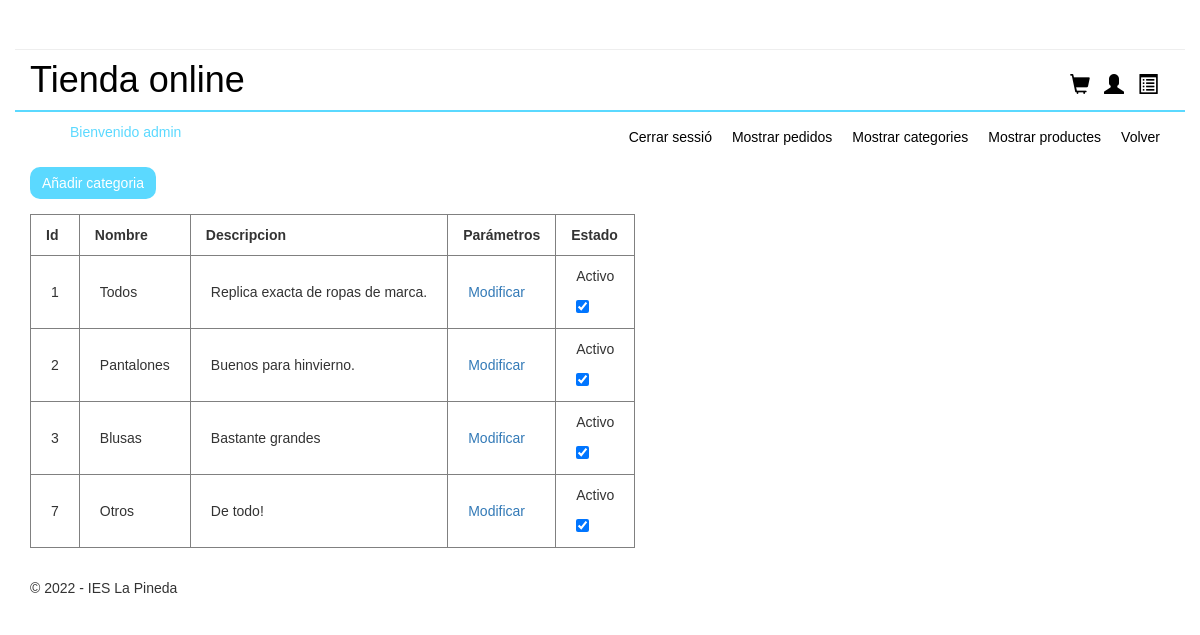
/admin/admin.php?controller=Administrador&action=iniciarVistaCategorias (signed in), run on the app's committed database.
### tables this page shows
CREATE TABLE `categorias` (
  `id_categoria` int(255) NOT NULL,
  `nombre` varchar(255) NOT NULL,
  `descripcion` varchar(255) NOT NULL,
  `isactive` int(1) NOT NULL
);

### admin/controllers/AdministradorController.php (called while the page is built, shortened)
<?php
class AdministradorController
{
    public function iniciarVistaCategorias()
    {
        require_once "./models/administrador.php";
        $administrador = new Administrador();
        $todasLasCategorias = $administrador->mostrarCategorias();
        require_once "./views/mostrarCategorias.php";
    }
}

### models/database.php (called while the page is built, shortened)
<?php
class Database{
    public function __construct(){
        $servername = "localhost";
        $dbname= "botiga";
        $username = "root";
        $password = "";
		$this->db = new PDO("mysql:host=$servername;dbname=$dbname",$username, $password);
    }
}

### admin/models/administrador.php (called while the page is built, shortened)
<?php
require_once("../models/database.php");
class Administrador extends Database
{
    function mostrarCategorias()
    {
        $stmt = $this->db->prepare("SELECT * FROM categorias");
        $categories = array();
        if ($stmt->execute()) {
            while ($row = $stmt->fetch(PDO::FETCH_ASSOC)) {
                $categories[] = $row;
            }
        }
        return $categories;
    }
}

### admin/views/mostrarCategorias.php (the view, shortened to what this page needs)
<?php
  if ($_SESSION['role'] == 'admin') {
    echo "<a id='añadir_categoria' href='admin.php?controller=Administrador&action=iniciarAltaCategoria' class='btn btn-primary'>Añadir categoria</a>";
    echo "<table border='1' id='tablacategorias'>";
    echo "<tr>";
    echo "<th>Id</th>";
    echo "<th>Nombre</th>";
    echo "<th>Descripcion</th>";
    echo "<th>Parámetros</th>";
    echo "<th>Estado</th>";
    echo "</tr>";
    foreach ($todasLasCategorias as $categoria) {
      echo "<tr>";
      echo "<td>".$categoria['id_categoria']."</td>";
      echo "<td>". $categoria['nombre'] . "</td>";
      echo "<td>".$categoria['descripcion'] . "</td>";
      echo "<td><a href='?controller=Administrador&action=iniciarModificarCategoria&id_categoria=".$categoria['id_categoria']."'>Modificar</a></td>";
      echo "<td>";
      if ($categoria['isactive'] == 1) {
        echo "<p>Activo</p>";
      } else {
        echo "<p>Inactivo</p>";
      }
      echo "<form action='?controller=Administrador&action=activarCategoria' method='post'>";
      echo "<input type='checkbox' onChange='this.form.submit()' name='isactive' ";
      if ($categoria['isactive'] == 1) {
        echo "checked";
      } else {
        echo "";
      }
      echo ">";
      echo "</form>";
      echo "</tr>";
  }
    echo "</table>";
  } else {
    echo "<p>No tienes permisos para ver esta página</p>";
    header("Refresh:3; url=admin.php");
  }
?>

### styles/style.css (style rules this page uses)
* { font-family: Verdana, Geneva, Tahoma, sans-serif; }
h1 { font-family: Verdana, Geneva, sans-serif; font-size: 24px; font-style: normal; font-variant: normal; font-weight: 700; line-height: 26.4px; }
h1 a { text-decoration: none; color: black; }
p { font-family: Verdana, Geneva, sans-serif; font-size: 14px; font-style: normal; font-variant: normal; font-weight: 400; line-height: 20px; }
.col-md-12 { border-bottom: 2px solid #5bd9ff; }
.pull-right { margin: 30px 5px 5px 5px; width: 100px; height: 30px; }
.glyphicon-shopping-cart { padding: 3px 5px 5px 5px; color: black; font-size: 20px; }
.glyphicon-user { padding: 3px 5px 5px 5px; color: black; font-size: 20px; }
.glyphicon-list-alt { padding: 3px 5px 5px 5px; color: black; font-size: 20px; }
#añadir_categoria { background-color: #5bd9ff; border: none; margin-top: 15px; margin-bottom: 15px; border-radius: 10px; }
#tablacategorias tr th { padding: 10px 15px 10px 15px; }
#tablacategorias tr td { padding: 10px 20px 10px 20px; }
footer { text-align: center; height: 30px; margin-top: 30px; }

### data on the page
categorias: id_categoria "1", nombre "Todos", descripcion "Replica exacta de ropas de marca.", shows "Activo", isactive "☑"
categorias: id_categoria "2", nombre "Pantalones", descripcion "Buenos para hinvierno.", shows "Activo", isactive "☑"
categorias: id_categoria "3", nombre "Blusas", descripcion "Bastante grandes", shows "Activo", isactive "☑"
categorias: id_categoria "7", nombre "Otros", descripcion "De todo!", shows "Activo", isactive "☑"

### other printed values
$_SESSION['role'] "admin"
